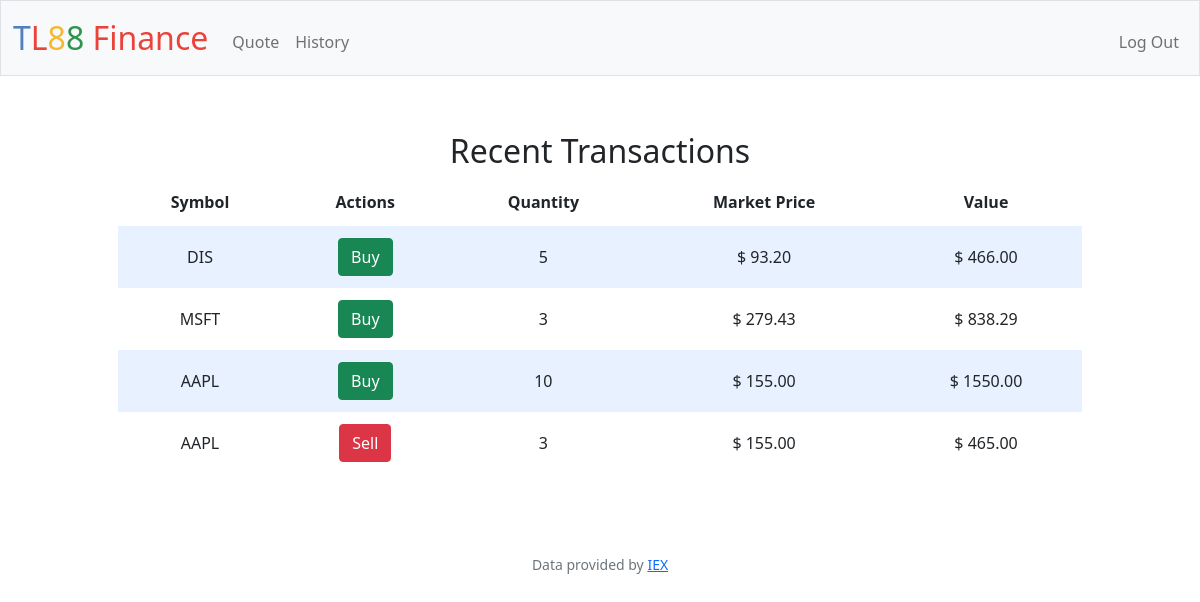
The app's page /history (signed in) with its own data.
### tables this page shows
CREATE TABLE transactions(id INTEGER PRIMARY KEY NOT NULL, symbol TEXT NOT NULL, quantity INTEGER NOT NULL, price NUMERIC NOT NULL, value NUMERIC NOT NULL, actions TEXT NOT NULL, user_id INTEGER NOT NULL REFERENCES users (id) ON DELETE CASCADE, dt datetime current_timestamp);

### app.py (the view, shortened to what this page needs)
@app.route("/history")
@login_required
def history():
    user_data = db.execute("SELECT * FROM users")[session["user_id"]-1]
    user_id = user_data["id"]
    transaction_data = request.args.get("transaction_data")
    """Show history of transactions"""
    transactions = db.execute("SELECT * FROM transactions WHERE user_id = ?", user_id);
    return render_template("history.html", transactions=transactions)

### app.py (called while the page is built)
@app.after_request
def after_request(response):
    response.headers["Cache-Control"] = "no-cache, no-store, must-revalidate"
    response.headers["Expires"] = 0
    response.headers["Pragma"] = "no-cache"
    return response

### helpers.py (called while the page is built)
def login_required(f):
    @wraps(f)
    def decorated_function(*args, **kwargs):
        if session.get("user_id") is None:
            return redirect("/login")
        return f(*args, **kwargs)
    return decorated_function

### templates/history.html (shortened to what this page needs)
{% extends "base.html" %}
{% block main %}
    <div class="container">
        <div class="section">
            <h2>Recent Transactions</h2>
            <table>
                <thead>
                    <tr>
                        <th>Symbol</th>
                        <th>Actions</th>
                        <th>Quantity</th>
                        <th>Market Price</th>
                        <th>Value</th>
                    </tr>
                </thead>
                <tbody>
                    {% for stock in transactions %}
                    <tr>
                        <td>{{ stock.symbol }}</td>
                        <td>{% if stock.actions == "Sell" %}
                            <button class="btn btn-danger">{{ stock.actions }}</button>
                            {% else %}
                            <button class="btn btn-success">{{ stock.actions }}</button>
                            {% endif %}</td>
                        <td>{{ stock.quantity }}</td>
                        <td>$ {{ "%0.2f"|format(stock.price) }}</td>
                        <td>$ {{ "%0.2f"|format(stock.value) }}</td>
                    </tr>
                    {% endfor %}
                </tbody>
            </table>
        </div>
    </div>
{% endblock %}

### static/styles.css (style rules this page uses)
body { background-color: #fff; color: #212529; font-size: 1rem; font-weight: 400; line-height: 1.5; margin: 0; text-align: left; }
.container { margin-left: auto; margin-right: auto; padding-left: 15px; padding-right: 15px; text-align: center; width: 90%; }
.section { padding-bottom: 1rem; padding-left: 2rem; padding-right: 2rem; padding-top: 0.5rem; }
button, input[type="submit"] { background-color: #d9edff; border: 1px solid transparent; border-radius: 0.25rem; font-size: 0.95rem; font-weight: 400; line-height: 1.5; padding: 0.375rem 0.75rem; text-align: center; transition: color 0.15s ease-in-out, background-color 0.15s ease-in-out, border-color 0.15s ease-in-out, box-shadow 0.15s ease-in-out; vertical-align: middle; }
table { background-color: transparent; margin-bottom: 1rem; width: 100%; }
table th, table td { padding: 0.75rem; vertical-align: middle; }
tbody tr:nth-of-type(odd) { background-color: rgb(179, 208, 255, 0.3) }

### records on screen
transactions: symbol "DIS", actions "Buy", quantity "5", price "93.20", value "466.00"
transactions: symbol "MSFT", actions "Buy", quantity "3", price "279.43", value "838.29"
transactions: symbol "AAPL", actions "Buy", quantity "10", price "155.00", value "1550.00"
transactions: symbol "AAPL", actions "Sell", quantity "3", price "155.00", value "465.00"
